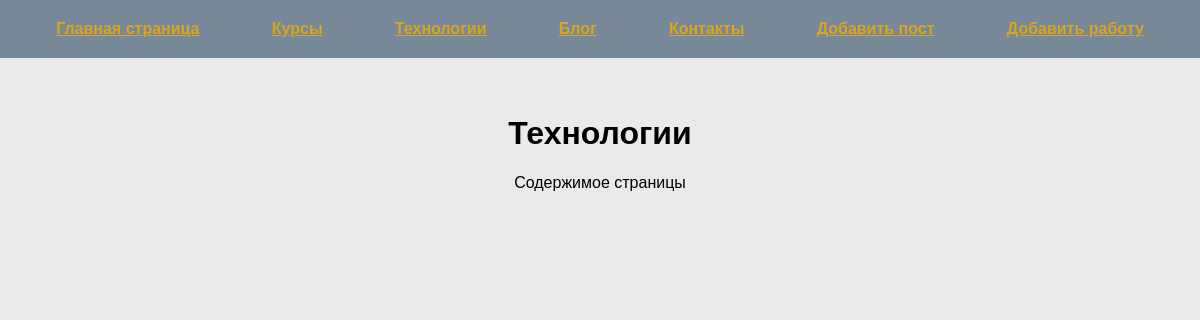
/skills, run on the app's committed database.
### tables this page shows
CREATE TABLE mainmenu(
id INTEGER PRIMARY KEY AUTOINCREMENT,
title TEXT NOT NULL,
url TTEXT NOT NULL
    );

### first.py (the view)
@app.route("/skills")
def skills():
    db = get_db()
    dbase = FDataBase(db)
    return render_template("skills.html", title="Технологии", menu=dbase.get_menu())

### FDataBase.py (called while the page is built)
    def get_menu(self):
        sql = "SELECT * FROM mainmenu"
        try:
            self.__cur.execute(sql)
            res = self.__cur.fetchall()
            if res:
                return res
        except IOError:
            print("Ошибка чтения из БД")
        return []

### first.py (called while the page is built)
def connect_db():
    con = sqlite3.connect(app.config['DATABASE'])
    con.row_factory = sqlite3.Row
    return con

def get_db():
    if not hasattr(g, 'link_db'):
        g.link_db = connect_db()
    return g.link_db

### templates/skills.html (shortened to what this page needs)
{% extends "base.html"  %}
{% block menu %}
{{ super() }}
{% endblock %}
{% block content %}
Содержимое страницы
{% endblock %}

### templates/base.html (shortened to what this page needs)
<!DOCTYPE html>
<html lang="en">
<head>
    <link rel="stylesheet" href="{{ url_for('static', filename='css/style.css') }}">
</head>
<body>
    {% block menu %}
    <ul class="menu">
        {% for m in menu %}
        <li>
            <a href="{{ m.url }}">{{ m.title }}</a>
        </li>
        {% endfor %}
    </ul>
<div class="page">
    <div class="text">
    {% endblock %}
        <h1 class="title">{{title}}</h1>
        {% block content %}
        {% endblock %}
    </div>
</div>
</body>
</html>

### static/css/style.css (style rules this page uses)
body { background: #eaeaea; margin: 0; padding: 0; font-family: Verdana, Geneva, Tahoma, sans-serif; }
.menu { background: lightslategrey; list-style: none; display: flex; justify-content: space-around; padding: 20px; margin-top: 0; }
.page { max-width: 1200px; margin: 0 auto; padding: 20px; box-sizing: border-box; text-align: center; }
.title { text-align: center; }
.menu a { font-weight: bold; color: goldenrod; }
ul { list-style: none; padding: 0; }

### data on the page
mainmenu: title "Главная страница"
mainmenu: title "Курсы"
mainmenu: title "Технологии"
mainmenu: title "Блог"
mainmenu: title "Контакты"
mainmenu: title "Добавить пост"
mainmenu: title "Добавить работу"
